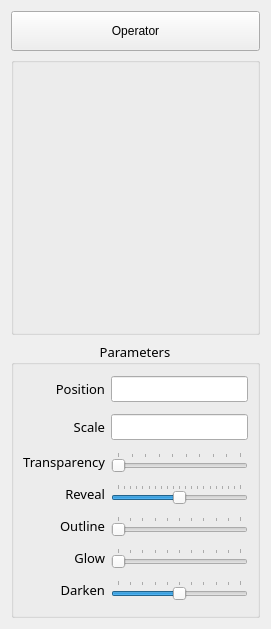
<?xml version="1.0" encoding="UTF-8"?>
<ui version="4.0">
 <class>MeshInfoWidget</class>
 <widget class="QWidget" name="MeshInfoWidget">
  <property name="geometry">
   <rect>
    <x>0</x>
    <y>0</y>
    <width>271</width>
    <height>629</height>
   </rect>
  </property>
  <property name="windowTitle">
   <string>Surfaces</string>
  </property>
  <layout class="QVBoxLayout" name="verticalLayout">
   <item>
    <layout class="QHBoxLayout" name="horizontalLayout">
     <item>
      <widget class="QPushButton" name="Command">
       <property name="minimumSize">
        <size>
         <width>0</width>
         <height>40</height>
        </size>
       </property>
       <property name="toolTip">
        <string>&lt;html&gt;&lt;head/&gt;&lt;body&gt;&lt;p&gt;&lt;span style=&quot; font-size:10pt;&quot;&gt;Opens Command Dialog&lt;/span&gt;&lt;/p&gt;&lt;p&gt;&lt;span style=&quot; font-size:10pt;&quot;&gt;When no surface mesh is selcted, the command dialog allows for commands that are applied to all the surface meshes.&lt;/span&gt;&lt;/p&gt;&lt;p&gt;&lt;span style=&quot; font-size:10pt;&quot;&gt;When a surface mesh is selected, the command dialog allows for commands the are applied to the selected mesh.&lt;/span&gt;&lt;/p&gt;&lt;/body&gt;&lt;/html&gt;</string>
       </property>
       <property name="whatsThis">
        <string/>
       </property>
       <property name="text">
        <string>Operator</string>
       </property>
      </widget>
     </item>
    </layout>
   </item>
   <item>
    <widget class="QGroupBox" name="MeshList">
     <property name="toolTip">
      <string>&lt;html&gt;&lt;head/&gt;&lt;body&gt;&lt;p&gt;&lt;span style=&quot; font-size:10pt;&quot;&gt;List of all the surface meshes in the scene.&lt;/span&gt;&lt;/p&gt;&lt;p&gt;&lt;span style=&quot; font-size:10pt;&quot;&gt;Click on the mesh name to select.&lt;/span&gt;&lt;/p&gt;&lt;p&gt;&lt;span style=&quot; font-size:10pt;&quot;&gt;Right click on the mesh name to show additional options.&lt;/span&gt;&lt;/p&gt;&lt;p&gt;&lt;span style=&quot; font-size:10pt;&quot;&gt;Click on the cell under V column to show/hide the mesh.&lt;/span&gt;&lt;/p&gt;&lt;p&gt;&lt;span style=&quot; font-size:10pt;&quot;&gt;Click on the cell under X column to enable/disable clipping for the mesh.&lt;/span&gt;&lt;/p&gt;&lt;p&gt;&lt;span style=&quot; font-size:10pt;&quot;&gt;Click on the cell under C column to change colour.&lt;/span&gt;&lt;/p&gt;&lt;/body&gt;&lt;/html&gt;</string>
     </property>
     <property name="title">
      <string/>
     </property>
    </widget>
   </item>
   <item>
    <widget class="QGroupBox" name="MeshParamBox">
     <property name="font">
      <font>
       <family>MS Reference Sans Serif</family>
       <pointsize>10</pointsize>
      </font>
     </property>
     <property name="title">
      <string>Parameters</string>
     </property>
     <property name="alignment">
      <set>Qt::AlignCenter</set>
     </property>
     <property name="checkable">
      <bool>false</bool>
     </property>
     <layout class="QGridLayout" name="gridLayout">
      <property name="verticalSpacing">
       <number>10</number>
      </property>
      <item row="5" column="0">
       <widget class="QLabel" name="label_glow">
        <property name="font">
         <font>
          <family>MS Reference Sans Serif</family>
          <pointsize>10</pointsize>
         </font>
        </property>
        <property name="toolTip">
         <string>&lt;html&gt;&lt;head/&gt;&lt;body&gt;&lt;p&gt;&lt;span style=&quot; font-size:10pt;&quot;&gt;Glow [0.0, 5.0]&lt;/span&gt;&lt;/p&gt;&lt;p&gt;&lt;span style=&quot; font-size:10pt;&quot;&gt;Glow the surface.&lt;/span&gt;&lt;/p&gt;&lt;p&gt;&lt;span style=&quot; font-size:10pt;&quot;&gt;Higher values indicate higher luminance.&lt;/span&gt;&lt;/p&gt;&lt;/body&gt;&lt;/html&gt;</string>
        </property>
        <property name="text">
         <string>Glow</string>
        </property>
        <property name="alignment">
         <set>Qt::AlignRight|Qt::AlignTrailing|Qt::AlignVCenter</set>
        </property>
       </widget>
      </item>
      <item row="3" column="1">
       <widget class="QSlider" name="reveal">
        <property name="toolTip">
         <string>&lt;html&gt;&lt;head/&gt;&lt;body&gt;&lt;p&gt;&lt;span style=&quot; font-size:10pt;&quot;&gt;Values between -1.0 and 1.0.&lt;/span&gt;&lt;/p&gt;&lt;p&gt;&lt;span style=&quot; font-size:10pt;&quot;&gt;Default value is 0.0 - normal surface display&lt;/span&gt;&lt;/p&gt;&lt;/body&gt;&lt;/html&gt;</string>
        </property>
        <property name="minimum">
         <number>-10</number>
        </property>
        <property name="maximum">
         <number>10</number>
        </property>
        <property name="pageStep">
         <number>5</number>
        </property>
        <property name="orientation">
         <enum>Qt::Horizontal</enum>
        </property>
        <property name="invertedAppearance">
         <bool>false</bool>
        </property>
        <property name="invertedControls">
         <bool>false</bool>
        </property>
        <property name="tickPosition">
         <enum>QSlider::TicksAbove</enum>
        </property>
        <property name="tickInterval">
         <number>1</number>
        </property>
       </widget>
      </item>
      <item row="0" column="1">
       <widget class="QLineEdit" name="position">
        <property name="font">
         <font>
          <family>MS Reference Sans Serif</family>
          <pointsize>10</pointsize>
         </font>
        </property>
       </widget>
      </item>
      <item row="0" column="0">
       <widget class="QLabel" name="label_pos">
        <property name="font">
         <font>
          <family>MS Reference Sans Serif</family>
          <pointsize>10</pointsize>
         </font>
        </property>
        <property name="text">
         <string>Position</string>
        </property>
        <property name="alignment">
         <set>Qt::AlignRight|Qt::AlignTrailing|Qt::AlignVCenter</set>
        </property>
       </widget>
      </item>
      <item row="1" column="1">
       <widget class="QLineEdit" name="scale">
        <property name="font">
         <font>
          <family>MS Reference Sans Serif</family>
          <pointsize>10</pointsize>
         </font>
        </property>
       </widget>
      </item>
      <item row="5" column="1">
       <widget class="QSlider" name="glow">
        <property name="toolTip">
         <string>&lt;html&gt;&lt;head/&gt;&lt;body&gt;&lt;p&gt;&lt;span style=&quot; font-size:10pt;&quot;&gt;Values between 0.0 and 1.0.&lt;/span&gt;&lt;/p&gt;&lt;/body&gt;&lt;/html&gt;</string>
        </property>
        <property name="maximum">
         <number>10</number>
        </property>
        <property name="pageStep">
         <number>1</number>
        </property>
        <property name="orientation">
         <enum>Qt::Horizontal</enum>
        </property>
        <property name="invertedAppearance">
         <bool>false</bool>
        </property>
        <property name="invertedControls">
         <bool>false</bool>
        </property>
        <property name="tickPosition">
         <enum>QSlider::TicksAbove</enum>
        </property>
        <property name="tickInterval">
         <number>1</number>
        </property>
       </widget>
      </item>
      <item row="2" column="0">
       <widget class="QLabel" name="label_transparency">
        <property name="font">
         <font>
          <family>MS Reference Sans Serif</family>
          <pointsize>10</pointsize>
         </font>
        </property>
        <property name="toolTip">
         <string>&lt;html&gt;&lt;head/&gt;&lt;body&gt;&lt;p&gt;&lt;span style=&quot; font-size:10pt;&quot;&gt;Transparency [0.1, 1.0]&lt;/span&gt;&lt;/p&gt;&lt;p&gt;&lt;span style=&quot; font-size:10pt;&quot;&gt;Transparency of surface when Reveal is less than 0.0 or&lt;/span&gt;&lt;/p&gt;&lt;p&gt;&lt;span style=&quot; font-size:10pt;&quot;&gt;Outline is greater than 0.0&lt;/span&gt;&lt;/p&gt;&lt;/body&gt;&lt;/html&gt;</string>
        </property>
        <property name="text">
         <string>Transparency</string>
        </property>
        <property name="alignment">
         <set>Qt::AlignRight|Qt::AlignTrailing|Qt::AlignVCenter</set>
        </property>
       </widget>
      </item>
      <item row="1" column="0">
       <widget class="QLabel" name="label_scale">
        <property name="font">
         <font>
          <family>MS Reference Sans Serif</family>
          <pointsize>10</pointsize>
         </font>
        </property>
        <property name="text">
         <string>Scale</string>
        </property>
        <property name="alignment">
         <set>Qt::AlignRight|Qt::AlignTrailing|Qt::AlignVCenter</set>
        </property>
       </widget>
      </item>
      <item row="2" column="1">
       <widget class="QSlider" name="transparency">
        <property name="toolTip">
         <string>&lt;html&gt;&lt;head/&gt;&lt;body&gt;&lt;p&gt;&lt;span style=&quot; font-size:10pt;&quot;&gt;Values between 0.0 and 1.0.&lt;/span&gt;&lt;/p&gt;&lt;/body&gt;&lt;/html&gt;</string>
        </property>
        <property name="minimum">
         <number>1</number>
        </property>
        <property name="maximum">
         <number>10</number>
        </property>
        <property name="pageStep">
         <number>5</number>
        </property>
        <property name="orientation">
         <enum>Qt::Horizontal</enum>
        </property>
        <property name="invertedAppearance">
         <bool>false</bool>
        </property>
        <property name="invertedControls">
         <bool>false</bool>
        </property>
        <property name="tickPosition">
         <enum>QSlider::TicksAbove</enum>
        </property>
        <property name="tickInterval">
         <number>1</number>
        </property>
       </widget>
      </item>
      <item row="6" column="1">
       <widget class="QSlider" name="darken">
        <property name="toolTip">
         <string>&lt;html&gt;&lt;head/&gt;&lt;body&gt;&lt;p&gt;&lt;span style=&quot; font-size:10pt;&quot;&gt;Values between 0.0 and 1.0.&lt;/span&gt;&lt;/p&gt;&lt;/body&gt;&lt;/html&gt;</string>
        </property>
        <property name="maximum">
         <number>10</number>
        </property>
        <property name="pageStep">
         <number>5</number>
        </property>
        <property name="value">
         <number>5</number>
        </property>
        <property name="orientation">
         <enum>Qt::Horizontal</enum>
        </property>
        <property name="invertedAppearance">
         <bool>false</bool>
        </property>
        <property name="invertedControls">
         <bool>false</bool>
        </property>
        <property name="tickPosition">
         <enum>QSlider::TicksAbove</enum>
        </property>
        <property name="tickInterval">
         <number>1</number>
        </property>
       </widget>
      </item>
      <item row="4" column="0">
       <widget class="QLabel" name="label_outline">
        <property name="font">
         <font>
          <family>MS Reference Sans Serif</family>
          <pointsize>10</pointsize>
         </font>
        </property>
        <property name="toolTip">
         <string>&lt;html&gt;&lt;head/&gt;&lt;body&gt;&lt;p&gt;&lt;span style=&quot; font-size:10pt;&quot;&gt;Outline [0.0, 1.0]&lt;/span&gt;&lt;/p&gt;&lt;p&gt;&lt;span style=&quot; font-size:10pt;&quot;&gt;Draws the surface outline.&lt;/span&gt;&lt;/p&gt;&lt;p&gt;&lt;span style=&quot; font-size:10pt;&quot;&gt;The transparency of the surface is controlled by Transparency parameter.&lt;/span&gt;&lt;/p&gt;&lt;/body&gt;&lt;/html&gt;</string>
        </property>
        <property name="text">
         <string>Outline</string>
        </property>
        <property name="alignment">
         <set>Qt::AlignRight|Qt::AlignTrailing|Qt::AlignVCenter</set>
        </property>
       </widget>
      </item>
      <item row="6" column="0">
       <widget class="QLabel" name="label_darken">
        <property name="font">
         <font>
          <family>MS Reference Sans Serif</family>
          <pointsize>10</pointsize>
         </font>
        </property>
        <property name="toolTip">
         <string>&lt;html&gt;&lt;head/&gt;&lt;body&gt;&lt;p&gt;&lt;span style=&quot; font-size:10pt;&quot;&gt;Darken [0.0, 1.0]&lt;/span&gt;&lt;/p&gt;&lt;p&gt;&lt;span style=&quot; font-size:10pt;&quot;&gt;Make surface darker when any other surface has Glow parameter greater than 0.0.&lt;/span&gt;&lt;/p&gt;&lt;p&gt;&lt;span style=&quot; font-size:10pt;&quot;&gt;0.0 is do not darken, 1.0 make it desaturated and dark.&lt;/span&gt;&lt;/p&gt;&lt;/body&gt;&lt;/html&gt;</string>
        </property>
        <property name="text">
         <string>Darken</string>
        </property>
        <property name="alignment">
         <set>Qt::AlignRight|Qt::AlignTrailing|Qt::AlignVCenter</set>
        </property>
       </widget>
      </item>
      <item row="4" column="1">
       <widget class="QSlider" name="outline">
        <property name="toolTip">
         <string>&lt;html&gt;&lt;head/&gt;&lt;body&gt;&lt;p&gt;&lt;span style=&quot; font-size:10pt;&quot;&gt;Values between 0.0 and 1.0.&lt;/span&gt;&lt;/p&gt;&lt;/body&gt;&lt;/html&gt;</string>
        </property>
        <property name="maximum">
         <number>10</number>
        </property>
        <property name="pageStep">
         <number>5</number>
        </property>
        <property name="orientation">
         <enum>Qt::Horizontal</enum>
        </property>
        <property name="invertedAppearance">
         <bool>false</bool>
        </property>
        <property name="invertedControls">
         <bool>false</bool>
        </property>
        <property name="tickPosition">
         <enum>QSlider::TicksAbove</enum>
        </property>
        <property name="tickInterval">
         <number>1</number>
        </property>
       </widget>
      </item>
      <item row="3" column="0">
       <widget class="QLabel" name="label_reveal">
        <property name="font">
         <font>
          <family>MS Reference Sans Serif</family>
          <pointsize>10</pointsize>
         </font>
        </property>
        <property name="toolTip">
         <string>&lt;html&gt;&lt;head/&gt;&lt;body&gt;&lt;p&gt;&lt;span style=&quot; font-size:10pt;&quot;&gt;Reveal [-1.0, 1.0]&lt;/span&gt;&lt;/p&gt;&lt;p&gt;&lt;span style=&quot; font-size:10pt;&quot;&gt;Reveal internal structure.&lt;/span&gt;&lt;/p&gt;&lt;p&gt;&lt;span style=&quot; font-size:10pt;&quot;&gt;Default value is 0.0.&lt;/span&gt;&lt;/p&gt;&lt;p&gt;&lt;span style=&quot; font-size:10pt;&quot;&gt;Reveal = 0.0, default surface display.&lt;/span&gt;&lt;/p&gt;&lt;p&gt;&lt;span style=&quot; font-size:10pt;&quot;&gt;Reveal &amp;gt; 0.0, front facing surface is removed.&lt;/span&gt;&lt;/p&gt;&lt;p&gt;&lt;span style=&quot; font-size:10pt;&quot;&gt;Reveal &amp;lt; 0.0, front and back facing surfaces are made transparent.&lt;/span&gt;&lt;/p&gt;&lt;p&gt;&lt;span style=&quot; font-size:10pt;&quot;&gt;The transparency of the surface is controlled by Transparency parameter.&lt;/span&gt;&lt;/p&gt;&lt;/body&gt;&lt;/html&gt;</string>
        </property>
        <property name="text">
         <string>Reveal</string>
        </property>
        <property name="alignment">
         <set>Qt::AlignRight|Qt::AlignTrailing|Qt::AlignVCenter</set>
        </property>
       </widget>
      </item>
     </layout>
    </widget>
   </item>
  </layout>
 </widget>
 <resources/>
 <connections/>
</ui>
